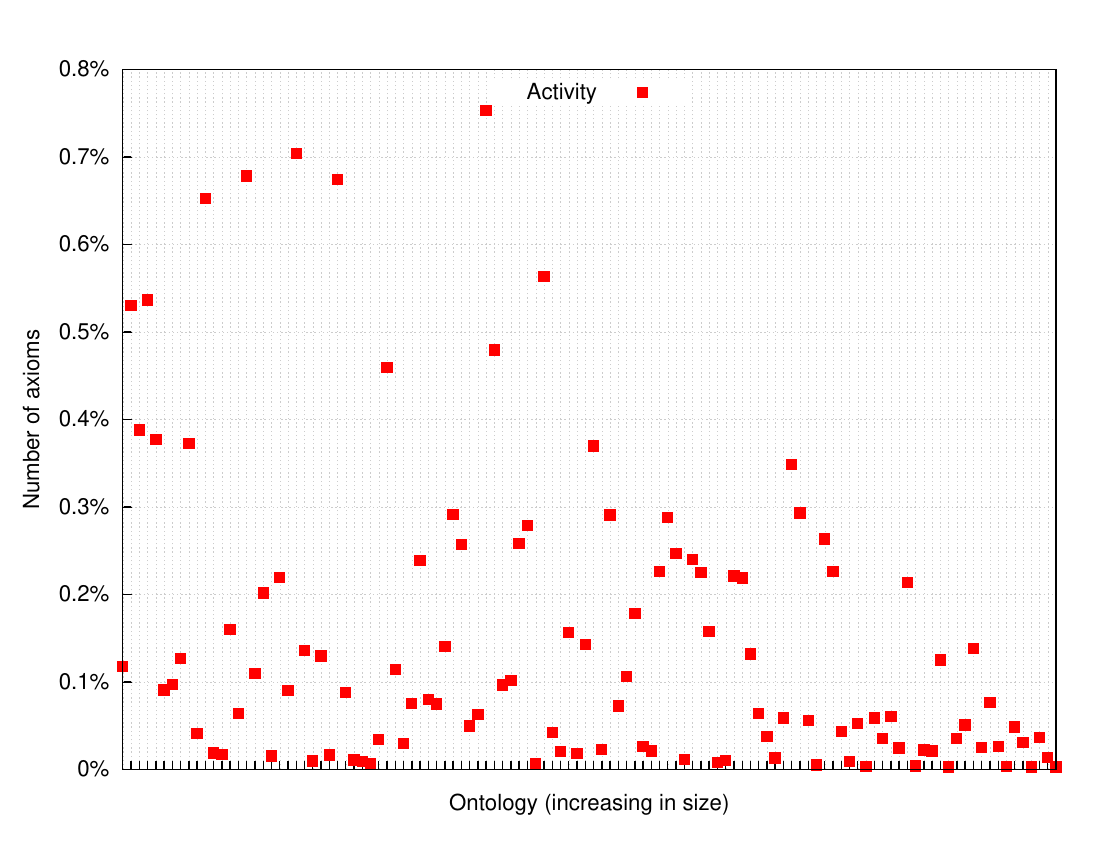

gnuplot code for this plot:
#set term aqua font small_font
set terminal postscript enhanced color font small_font
set output '| ps2pdf - activity-nontrivial.pdf'

# set margins to remove whitespace
set bmargin 0
set tmarg 0
set lmargin 4
set rmargin 1

#set title "Decrease of execution time during warmup runs"
set ylabel "Number of axioms" textcolor rgb text_color font small_font
set xlabel "Ontology (increasing in size)" textcolor rgb text_color font small_font

set key inside top center horizontal noreverse enhanced autotitles nobox

set key spacing 2

set ytics nomirror font small_font
set format y "%g%%"

set xtics nomirror 1 font small_font
set format x ''

set grid

set datafile separator ","
#set datafile missing "NaN"


plot "justcount-nontrivial.csv" using 8 ls 3 title "Activity"

